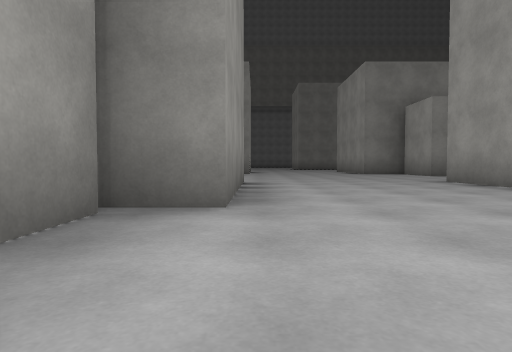
View 1 (above)

24 first-person views from a walk through a scene from a Unity 3-D project. The camera is 0.28 m above the floor, tilts 2° down and sees 75° across. The floor is counted in squares, 1 m on a side. Each view is taken from the middle of a square. On the plan, view 1 faces up. The plan holds only what a view shows up to about 9 squares ahead; the rest is blank. The place goes on beyond the plan. The player is left out. Some animated figures are not drawn. Surface patterns are stand-ins for the level's own textures.

View 2
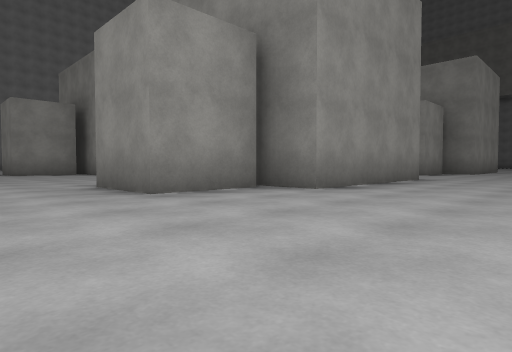

View 3
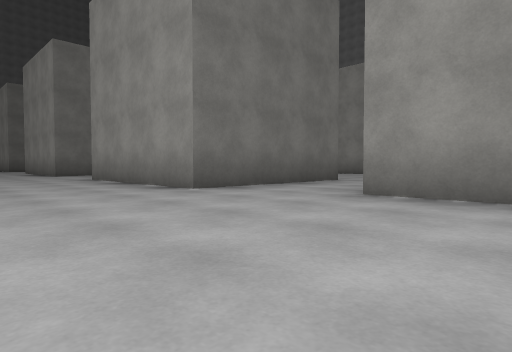

View 4
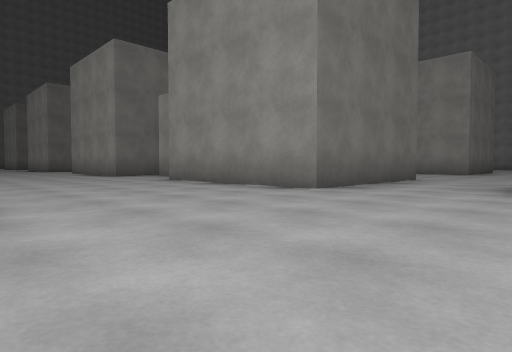

View 5
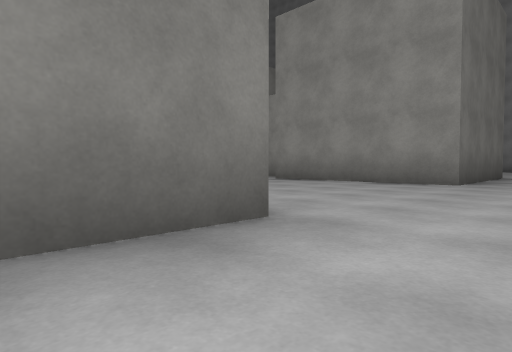

View 6
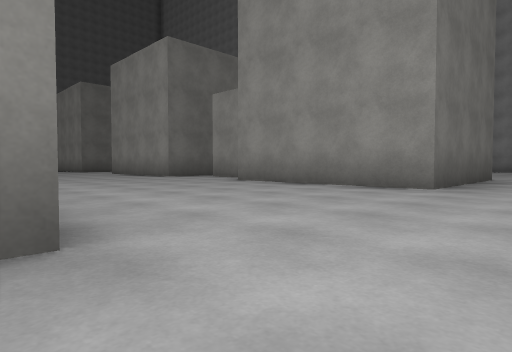

View 7
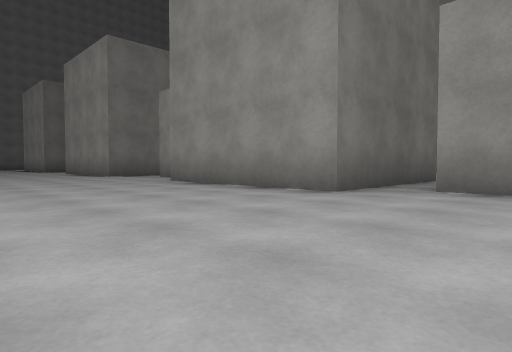

View 8
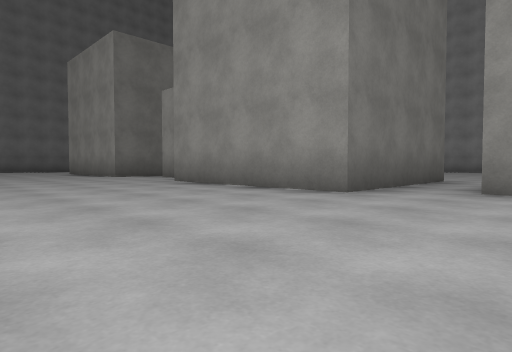

View 9
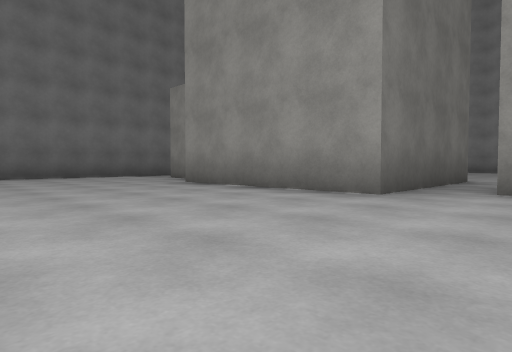

View 10
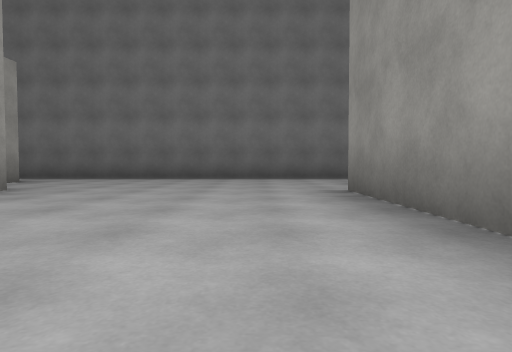

View 11
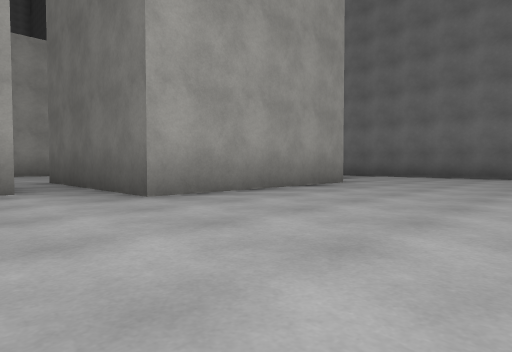

View 12
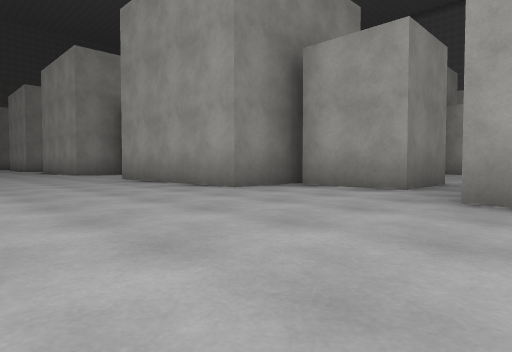

View 13
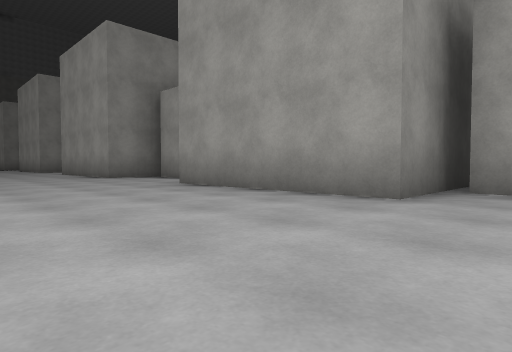

View 14
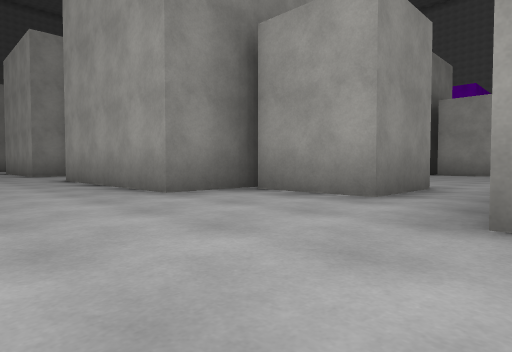

View 15
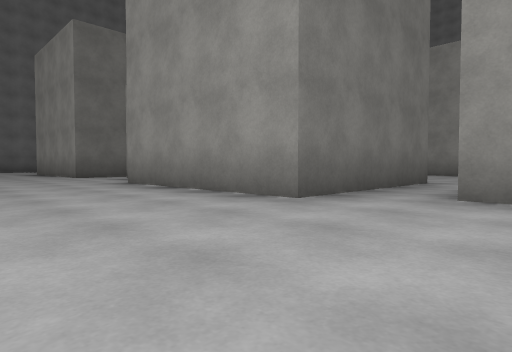

View 16
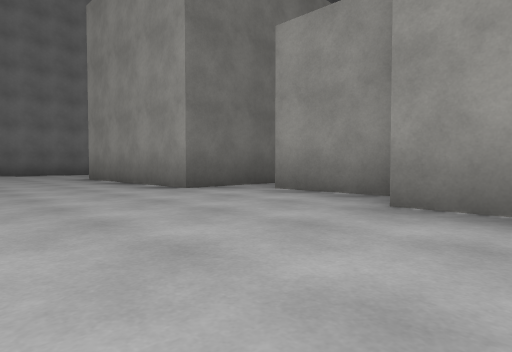

View 17
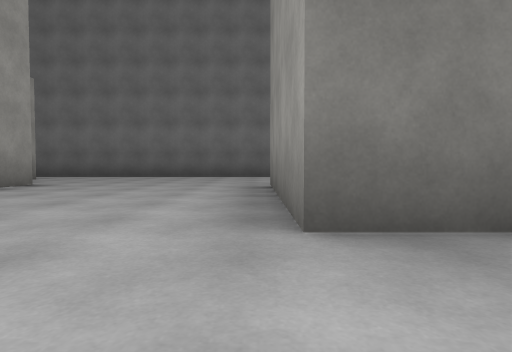

View 18
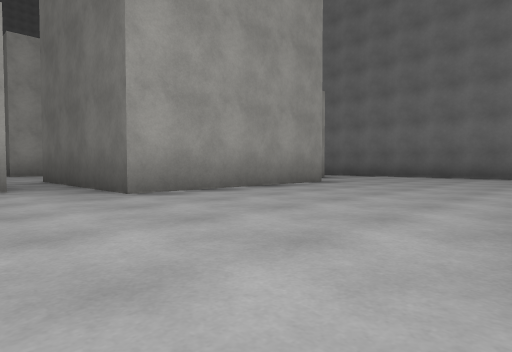

View 19
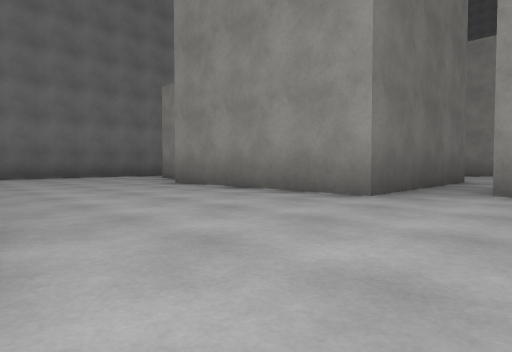

View 20
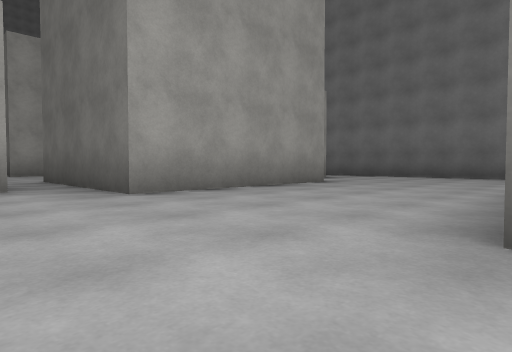

View 21
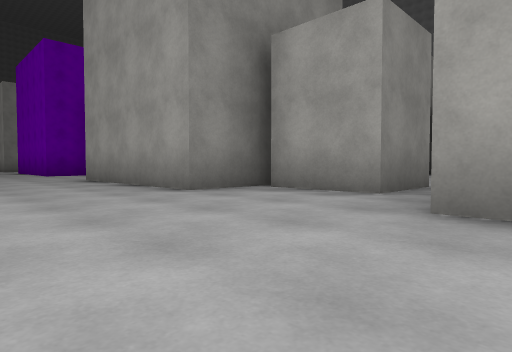

View 22
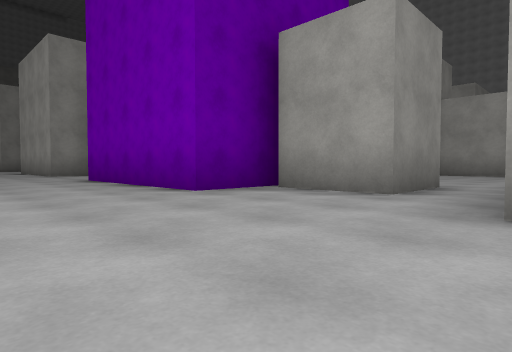

View 23
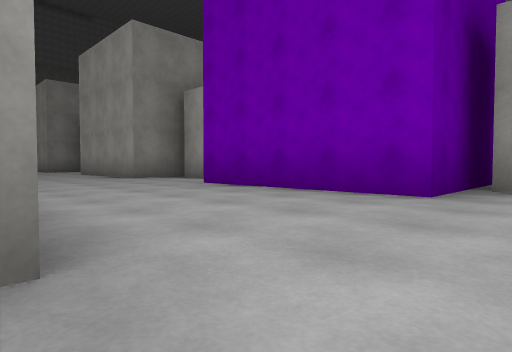

View 24
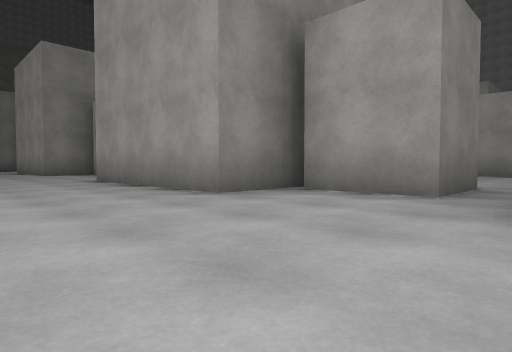

### Floor plan
Points are (right, up) in squares from view 1. A wall is a line through its corners. A room is listed if a view was taken in it or the views show most of it. See-through windows are left out.
Room 1 (views 1, 2, 5, 6)
walls: (-0.2, 2.2) (-1.2, 2.2); (-3.4, -1.2) (-0.2, -1.2) (-0.2, -4.5)
ways out: opening at (-4, 0.5) to room 2; opening at (1.5, -5) to room 2; opening at (2, 1.5) to room 2
objects: other object (-2, 1) to (-1, 1)
Room 2 (views 3, 4, 7, 8, 9, 10, 11, 12, 13, 14, 15, 16, 17, 18, 19, 20, 21, 22, 23, 24)
walls: (6.2, -10.1) (4.2, -10.1); (10.5, -4.4) (9, -4.4) (9, -1.1); (11.6, -10.1) (9, -10.1) (9, -6.8); (-1.4, -6.8) (-0.2, -6.8) (-0.2, -8.6); (10.4, -15.9) (9, -15.9) (9, -12.6); (-2, -10.1) (-3.3, -10.1) (-3.3, -6.8); (-2.6, -4.4) (-3.3, -4.4) (-3.3, -1.9); (10.2, 2.2) (9, 2.2) (9, 3.8); (-1.1, -15.9) (-3.3, -15.9) (-3.3, -12.7) (-0.2, -12.7) (-0.2, -16); (3.1, 4) (3.1, 5.5); (15, -19.1) (15, -18.2); (9, -21.6) (9, -18.4) (12.2, -18.4); (3.1, -21.6) (3.1, -18.4) (6.2, -18.4) (6.2, -21.6); (-0.2, 5.5) (-0.2, 2.2); (-3.3, -21.6) (-3.3, -18.4) (-0.2, -18.4) (-0.2, -21.6); (-10.1, -6.8) (-7, -6.8) (-7, -10.1); (-7, 2.2) (-7.6, 2.2); (-10.1, -12.7) (-7, -12.7) (-7, -16); (-10.1, -1.2) (-7, -1.2) (-7, -4.5); (-10.1, -18.4) (-7, -18.4) (-7, -21.6); (-8.5, -24.5) (11, -24.5)
ways out: opening at (-4, 0.5) to room 1; opening at (1.5, -5) to room 1; opening at (2, 1.5) to room 1
objects: other object (-9, -23) to (-8, -22); other object (-9, -17) to (-8, -17); other object (-9, -11) to (-8, -11); other object (-9, -6) to (-8, -5); other object (-9, 1) to (-8, 1); other object (-2, -23) to (-1, -22); other object (-2, -17) to (-1, -17); other object (-2, -11) to (-1, -11); other object (-2, -6) to (-1, -5); other object (-2, 8) to (-1, 8); other object (4, -23) to (5, -22); other object (4, -17) to (5, -17); other object (4, -11) to (5, -11); other object (4, 8) to (5, 8); other object (10, -23) to (11, -22); other object (10, -17) to (11, -17); other object (10, -11) to (11, -11); other object (10, -6) to (11, -5); other object (10, 1) to (11, 1); other object (16, -11) to (17, -11); other object (16, -6) to (17, -5)

Where each view was taken, in squares from view 1:
view 1: 0 up, 0 right, facing up
view 2: 1 down, 2 right, facing up-left
view 3: 2 up, 2 right, facing down-left
view 4: 1 up, 3 right, facing down-left
view 5: 0 up, 2 left, facing down-left
view 6: 0 up, 3 left, facing down-left
view 7: 5 down, 4 left, facing down-left
view 8: 11 down, 4 left, facing down-left
view 9: 17 down, 4 left, facing down-left
view 10: 18 down, 6 left, facing down
view 11: 17 down, 6 left, facing down-right
view 12: 19 down, 6 left, facing up-right
view 13: 17 down, 6 left, facing up-right
view 14: 13 down, 5 left, facing up-right
view 15: 11 down, 2 right, facing down-left
view 16: 15 down, 2 right, facing down-left
view 17: 17 down, 0 right, facing down
view 18: 17 down, 0 right, facing down-right
view 19: 17 down, 9 right, facing down-left
view 20: 17 down, 6 right, facing down-right
view 21: 19 down, 7 right, facing up-right
view 22: 13 down, 7 right, facing up-right
view 23: 11 down, 6 right, facing up-right
view 24: 7 down, 7 right, facing up-right
